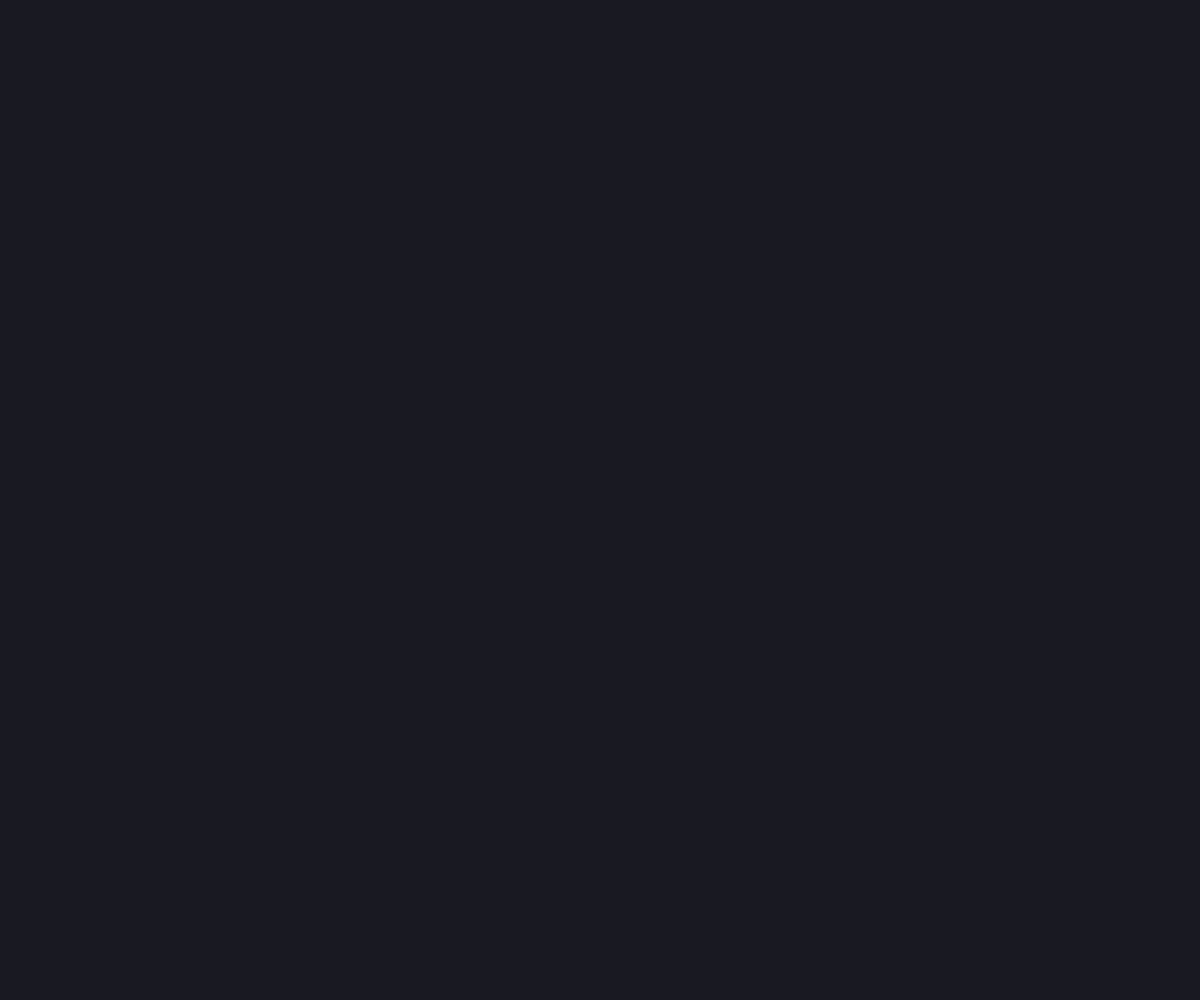
Frame 1 (no input)
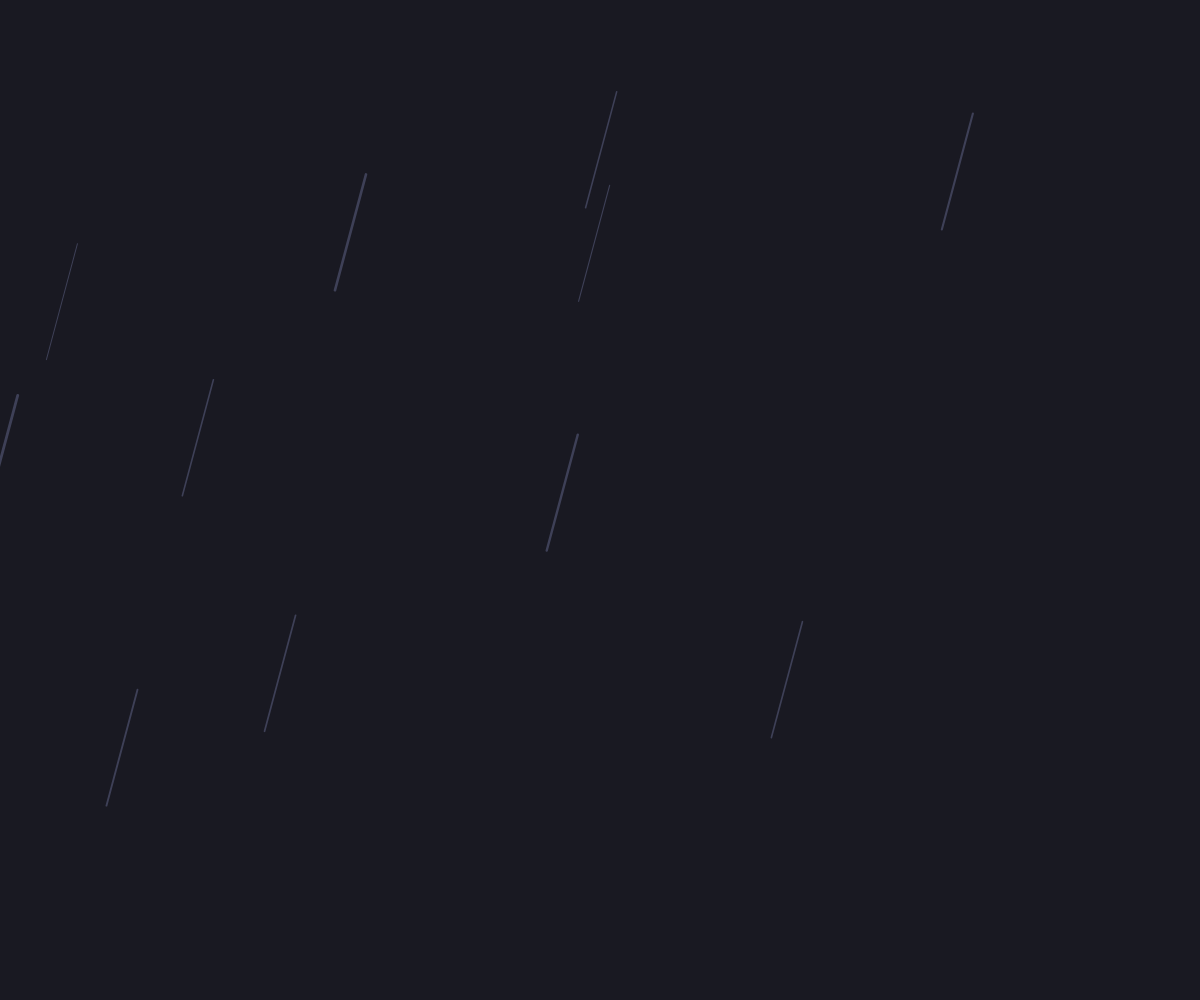
Frame 60 (no input)
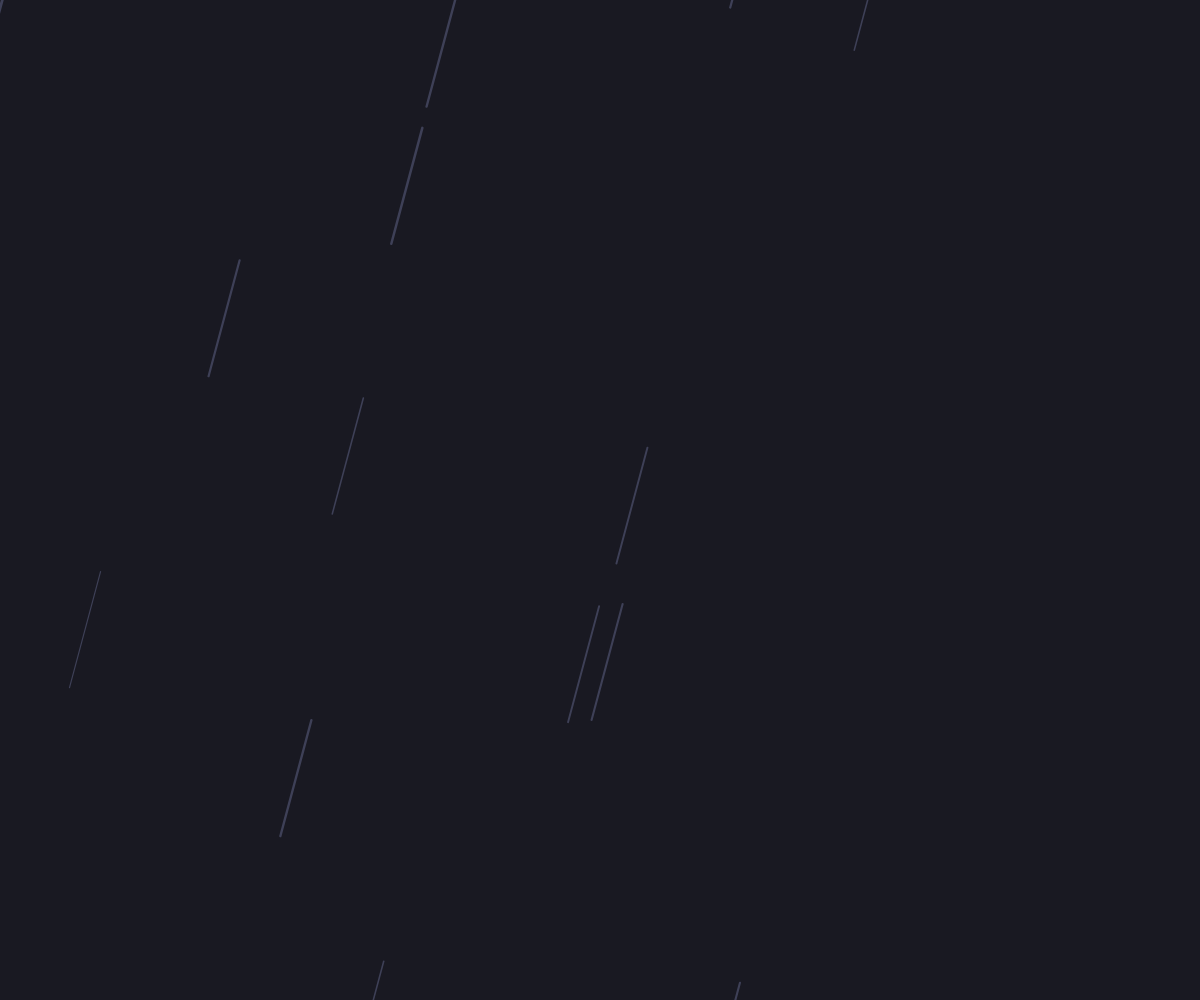
Frame 120 (the mouse pressed at the canvas centre since frame 60)

The p5.js sketch that drew these frames (run headless with seeded random() and noise() and a simulated clock; from frame 60 on, the mouse is pressed at the canvas centre):

// p5.js sketch
// ── sketch.js
let rains = [];
let angle;

function windowResized() {
  resizeCanvas(windowWidth, windowHeight);
}

function setup() {
  createCanvas(windowWidth, windowHeight);
  background("#191922");
  stroke("#3e4057");

  for (let i = 0; i < width / 35; i++) {
    rains.push(new Rain());
  }
}

function draw() {
  background("#191922");

  for (let rain of rains) {
    rain.update();
    rain.draw();
  }
}

class Rain {
  constructor() {
    this.x = random(width);
    this.y = random(-120, -2000);
    this.size = random(1, 3);
    this.angle = radians(15);
  }

  update() {
    this.x -= sin(this.angle) * 15;
    this.y += cos(this.angle) * 15;

    if (this.y > height) {
      this.x = random(width * 2);
      this.y = random(-120, -2000);
    }
  }

  draw() {
    strokeWeight(this.size);
    line(
      this.x,
      this.y + cos(this.angle) * 120,
      this.x + sin(this.angle) * 120,
      this.y,
    );
  }
}

// ── style.css
body {
  background: #191922;
  color: #ddd7bb;
  overflow: hidden;
  font-family: serif;
}

.container {
  display: flex;
  justify-content: center;
  align-items: center;
  text-align: center;
  height: 100vh;
  line-height: 50px;
}

img {
  width: 50%;
}

canvas {
  position: fixed;
  top: 0;
  left: 0;
  z-index: -1;
}
